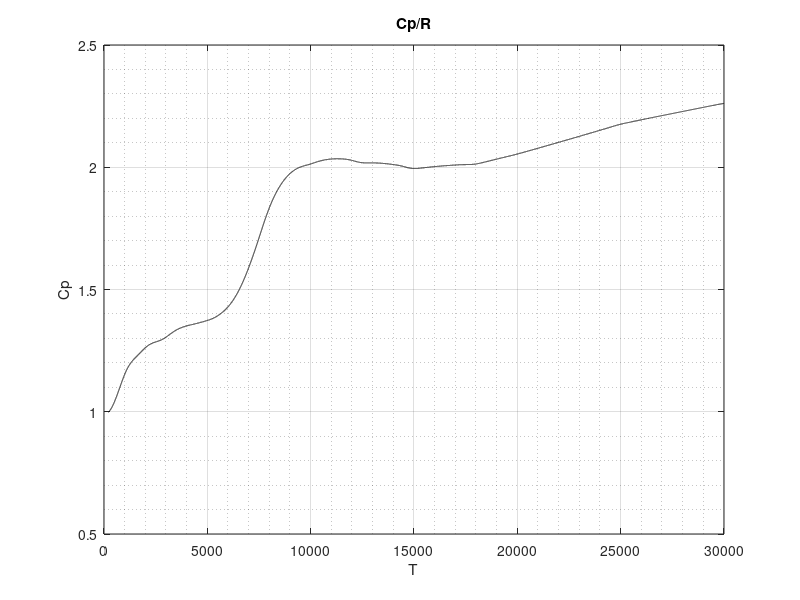

Reproduce this figure in MATLAB. (Note: this script raises an error after producing the figure.)
%% Program to estimate parameters for curve fitting
close all; clear all; clc;

%% INPUT

global h c k data

h     = 6.626068e-34;                      % Planck's constant - m^2 kg / s
c     = 299792458;                         % Speed of light - m/s
k     = 1.3806e-23;                        % Boltzmann constant - SI

data   = dlmread('Cpair_1atm.dat');

%% Plot Cp

T_p    = data(:,1);
Cp_p   = data(:,2);

T_plot = 200:1:30000;
Cp_1 = spline(T_p,Cp_p,200:1:30000);

plot(T_plot,Cp_1,'-k');
grid on;
grid minor;
title('Cp/R')
xlabel('T')
ylabel('Cp')

%% Parameter estimation

% control_pts = [100 2500 8000 18000 22000 30000]';   % For N2
% control_pts = [100 1500 3000 5000 8000 15000 30000]'; % For O2
control_pts = [200 1000 3500 5000 6300 8500 10000 12500 20000 30000]'; % For air 1 atm

parameter   = [];

for j = 1:(size(control_pts,1)-1)
    
    T = linspace(control_pts(j),control_pts(j+1),10);
    X0 = zeros(7,1);
    ObjectiveFunction = @curvefit_cost;
    options = optimset('MaxIter',25000,'MaxFunEvals',25000,'TolFun',1e-9,'TolX',1e-9);

    [X, fval, exitFlag,output] = fminsearch(ObjectiveFunction,X0,options,T);

    parameter = [parameter X];
    
end

ctr = control_pts';

%% Save parameter values to file

% save par_air_1atm.dat ctr parameter -ASCII

%%
% T = 100;
% Cp = spline(data(:,1),data(:,2),T)
% Cp_fit = X(1)/T^2 + X(2)/T + X(3) + X(4)*T + X(5)*T^2 + X(6)*T^3 + X(7)*T^4